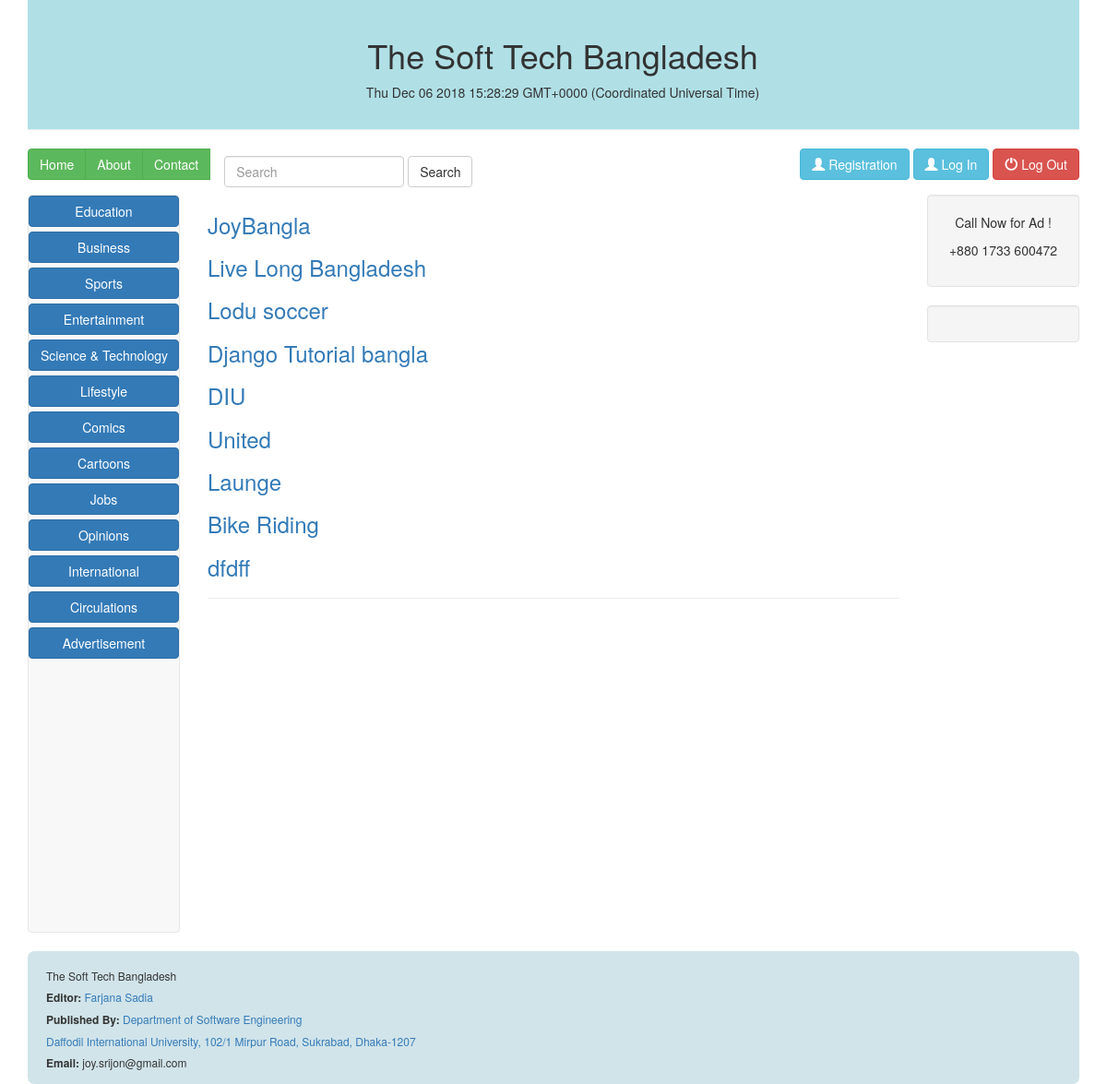
Page /home/post_list/ on the committed database.
### blog_post/models.py (models this page shows, shortened)
class Post(models.Model):
	title = models.CharField(max_length=100)
	description = models.TextField()
	image = models.ImageField(upload_to='imageNews', blank=True)

### blog_post/views.py (the view)
# urls.py: path('post_list/', views.post_list, name ='post_list'),
def post_list(request):
	post_list = Post.objects.all()
	query = request.GET.get("q")
	if query:
		post_list = post_list.filter(title=query)
	return render(request, 'post_list.html', {'post_list': post_list})

### templates/post_list.html
{% extends 'base.html' %}
{% block content %}
      {% for post in post_list %}
         <h3><a href="{% url 'single_post' post.pk %}">{{ post.title }}</a></h3>
      {% endfor %}
{% endblock %}

### rows in the picture
Post: title "JoyBangla"
Post: title "Live Long Bangladesh"
Post: title "Lodu soccer"
Post: title "Django Tutorial bangla"
Post: title "DIU"
Post: title "United"
Post: title "Launge"
Post: title "Bike Riding"
Post: title "dfdff"
